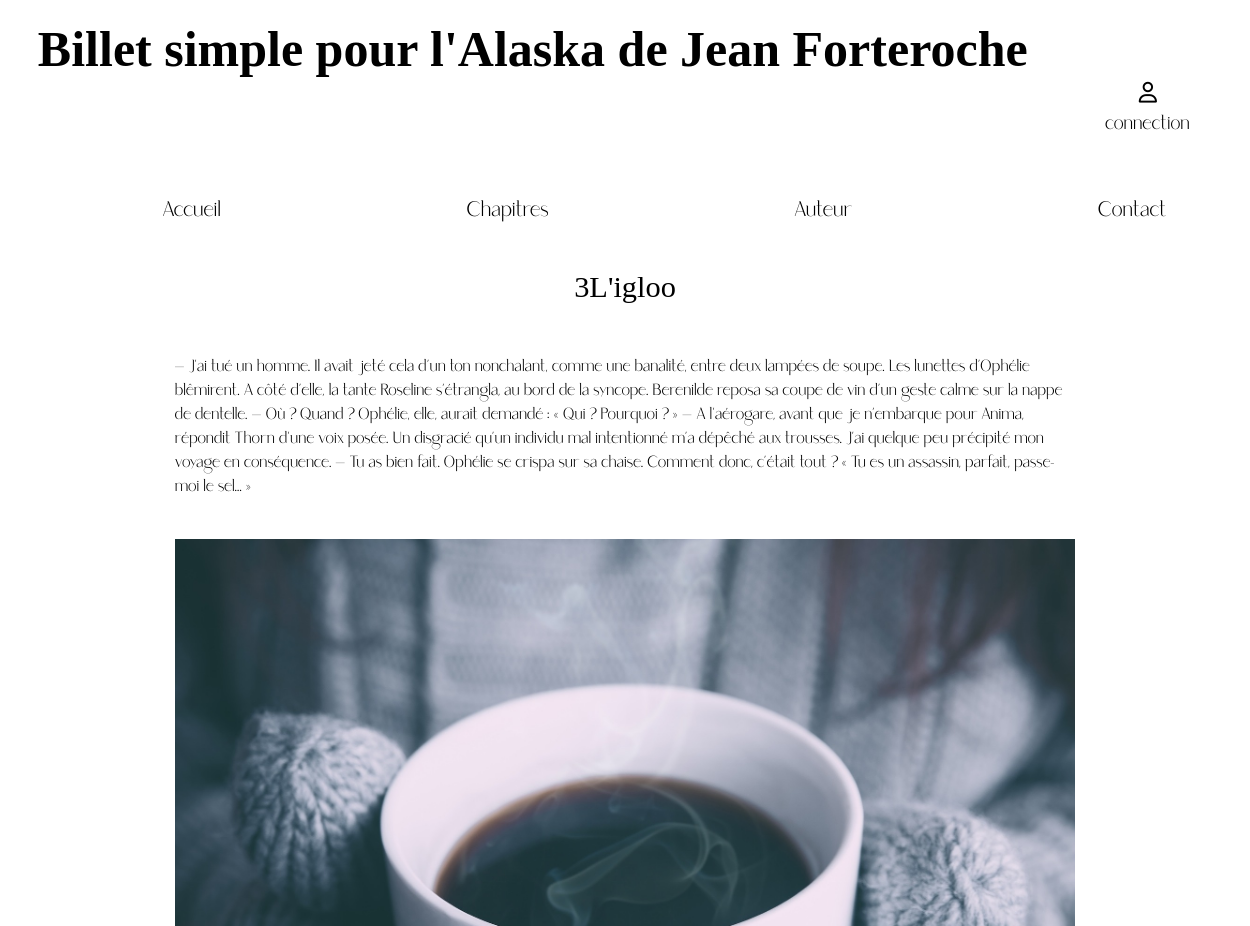
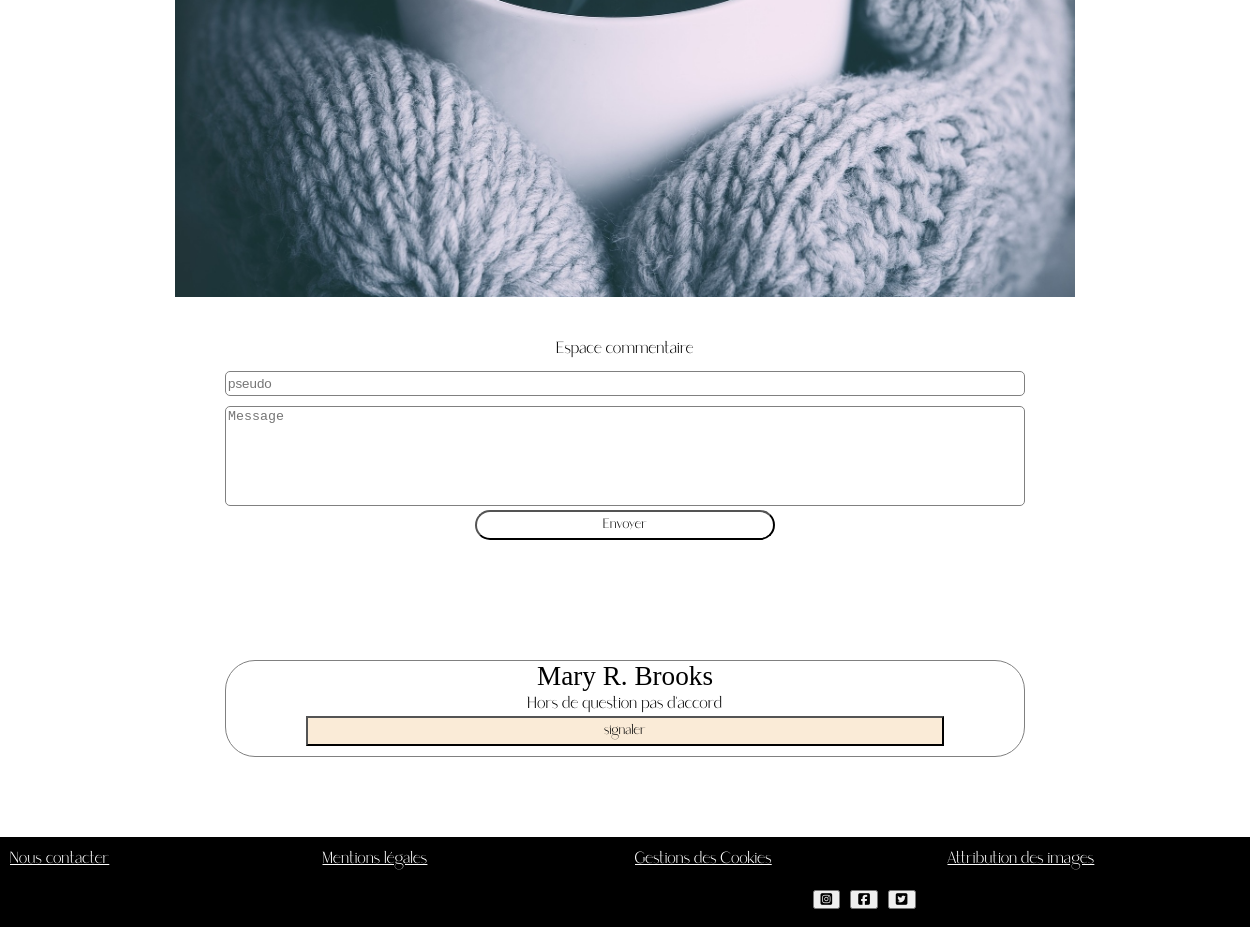
The page /index.php?action=chapitre&id=3 on the database its author committed (2 pictures, top to bottom).
### tables this page shows
CREATE TABLE `chapitre` (
  `ID` int(255) NOT NULL,
  `chapitrenumber` int(11) NOT NULL,
  `chapitretitre` text NOT NULL,
  `resumer` text NOT NULL,
  `chapitretext` text NOT NULL,
  `images` text NOT NULL,
  `brouillon` tinyint(1) NOT NULL
);

CREATE TABLE `commentaire` (
  `id` int(11) NOT NULL,
  `nameuser` text NOT NULL,
  `comment` text NOT NULL,
  `signaler` tinyint(1) DEFAULT NULL,
  `valider` tinyint(1) DEFAULT NULL,
  `idchapitre` int(11) NOT NULL
);

### controller/front-end/controller.php (called while the page is built, shortened)
<?php
function directionchapitre()
   {
require('Model/front-end/chapitre.php');
$instanceclasse = new modelchapitre();
$databd = $instanceclasse-> connexionbdchapitre();
$databd3 = $instanceclasse-> connexionbdcommentaire();
require('view/front-end/chapitre.php');
   }
?>

### Model/front-end/chapitre.php (called while the page is built, shortened)
<?php
class modelchapitre {
        public function connexionbdchapitre() {
        require('Model/front-end/connexion.php');
        $search='SELECT * FROM Chapitre WHERE id=' . $_GET["id"];
        $reponse = $bdd->query($search);
        $reponse->execute();
                $data = $reponse->fetchAll();
                return $data;
        }
        public function connexionbdcommentaire() {
        require('Model/front-end/connexion.php');
        $reponse = $bdd->query('SELECT * FROM commentaire WHERE idchapitre=' . $_GET["id"]);
        $reponse->execute();
        $data = $reponse->fetchAll();
        return $data;
        $rereponseq->cloreCursor();}
}
?>

### view/front-end/chapitre.php (the view, shortened to what this page needs)
<section id="main">
<?php  foreach ($databd as $donnees) : ?>
 <div id="chaptirenumber-individuel">
 <div id='chapitre-titre-individuel'><?php echo $donnees['chapitrenumber']?><?php echo $donnees['chapitretitre']?></div>
 <div id="chapitre-text-individuel"><div id="texte"><?php echo $donnees['chapitretext']?></div>
  <img src="<?php echo $donnees['images']?>" alt="illustrationchapitre" id="illustrationchapitre-inv"> </div>
 </div></div>
 <?php endforeach; ?>
 <div id="commentaire-form">
 <form action="index.php?action=creerCommentaire" method="post" id="commentaireform" >
   <div id="titre-commentaire"><legend >Espace commentaire</legend></div>
      <input class="nameuser" name="nameuser" placeholder="pseudo" required>
      <textarea id="comment" name="comment" placeholder="Message" required></textarea>
      <button class="send" type="submit" id="btn-submit" value="Envoyer" > Envoyer </button>
</form>
</div>
<?php  foreach ($databd3 as $donnees) : ?>
         <div id="commentaire">
         <div id="lecommentaire">
         <div id="nomuser"><?php echo $donnees['nameuser']?></div>
         <div id="messageuser"><?php echo $donnees['comment']?></div>
         <form action="index.php?action=lesignaler" method="post">
         <button class="send" type="submit" id="signaler" value="signaler" >signaler</button></div>
   </div>
   <?php endforeach; ?>
<?php include('template.php'); ?>

### style.css (style rules this page uses)
html, body { margin: 0; padding: 0; width: 100%; height: 100%; }
#main { display: block; margin-top: 180px; }
#signaler { display: block; font-family: "Saudagar"; width: 80%; height: 30px; margin: auto; margin-bottom: 10px; background-color: #faebd7; }
#btn-submit { display: block; font-family: "Saudagar"; width: 300px; height: 30px; margin: auto; margin-bottom: 10px; border-radius: 30px; }
#chapitre-titre-individuel { font-family: caroline; font-size:1.9em; display: flex; width: 100%; margin-top:100px; margin-bottom:50px; justify-content: center; }
#chapitre-text-individuel { font-family: "Saudagar"; display: block; word-wrap: break-word; position: relative; width: 90%; margin: auto; }
#chaptirenumber-individuel { display: block; }
#illustrationchapitre-inv { display: flex; width:100%; max-width: 900px; margin: auto; margin-top:40px; margin-bottom: 40px; }
#titre-commentaire { display: flex; width:100%; text-align: center; }
#commentaire-form { display: flex; width:100%; max-width: 800px; margin: auto; }
#texte { display: flex; width:100%; max-width: 900px; margin: auto; }
#commentaireform { margin-bottom: 100px; }
#comment { font: 1em ; width:800px; height: 100px; margin-top: 10px; box-sizing: border-box; border: 1px solid grey; resize:none; border-radius: 5px; }
#commentaireform { display: block; justify-content: center; }
#lecommentaire { display: block; justify-content: center; margin:auto; font: 1em ; width:800px; margin-top: 10px; box-sizing: border-box; border: 1px solid grey; resize:none; border-radius: 5px; margin-bottom: 40px; overflow: scroll; border-radius: 30px; }
#nomuser { font-family: caroline; font-size: 1.7em; display: flex; justify-content: center; }
#messageuser { font-family: "Saudagar"; display: flex; justify-content: center; }
input { font: 1em ; width:800px; height: 25px; margin-top: 10px; box-sizing: border-box; border: 1px solid grey; resize:none; border-radius: 5px; }
.send { background-color: #fff; }
legend { margin: auto; font-family: Saudagar; }

### rows shown on the page
chapitre: chapitrenumber "3", chapitretitre "L'igloo", chapitretext "— J’ai tué un homme. Il avait jeté cela d’un ton nonchalant, comme une banalité, entre deux lampées de soupe. Les lunettes d’Ophélie blêmirent. A côté d’elle, la tante Roseline s’étrangla, au bord de la syncope. Berenilde reposa sa coupe de vin d’un geste calme sur la nappe de dentelle. — Où ? Quand ? Ophélie, elle, aurait demandé : « Qui ? Pourquoi ? » — A l’aérogare, avant que je n’embarque pour Anima, répondit Thorn d’une voix posée. Un disgracié qu’un individu mal intentionné m’a dépêché aux trousses. J’ai quelque peu précipité mon voyage en conséquence. — Tu as bien fait. Ophélie se crispa sur sa chaise. Comment donc, c’était tout ? « Tu es un assassin, parfait, passe-moi le sel… »", images (picture)
commentaire: nameuser "Mary R. Brooks", comment "Hors de question pas d'accord"
